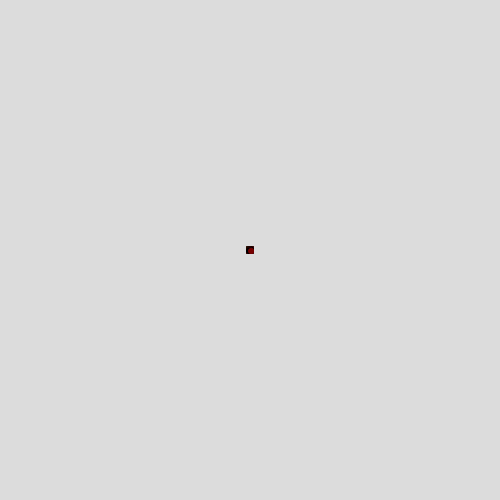
Frame 1 (no input)
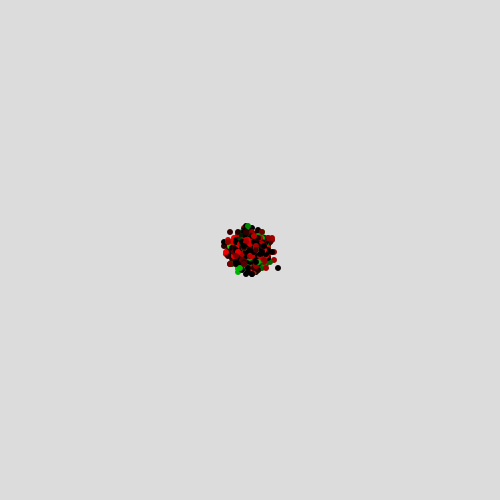
Frame 60 (the mouse pressed at the canvas centre just before this capture)
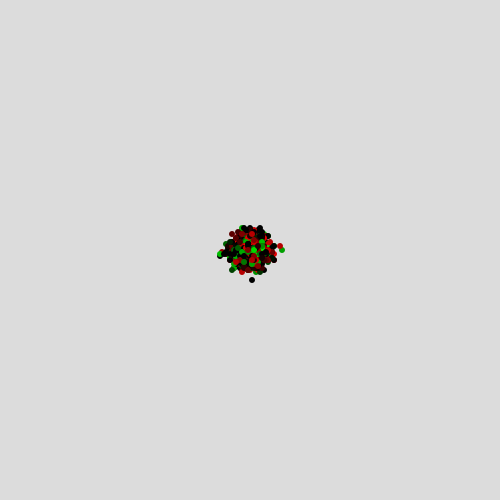
Frame 120 (the mouse held since frame 60 and released just before this capture)

The Processing sketch that drew these frames (run headless with seeded random() and noise(); from frame 60 on, the mouse is pressed at the canvas centre):

// Processing sketch: processing_160117
// ── processing_160117.pde

// Continuous accumulated deviation of normal distribution
// by John Clavin - September 2014

Point[] points;
int numOfPoints;
int frameNumberCount;

void setup() {
  size(500, 500);
  frameRate(30);
  background(220);
  numOfPoints = 2000;
  frameNumberCount = 0;
  points = new Point[numOfPoints];
  for (int i = 0; i < points.length; i++) {
    points[i] = new Point();
  }
}

void draw() {
  background(220);
  translate(width/2, height/2);
  stroke(0);
  noStroke();
  for (int i = 0; i < points.length; i++) {
    Point a = points[i];
    a.setPoint();
  }
  for (int i = 0; i < points.length; i++) {
    Point b = points[i];
    fill(b.objectFill);
    ellipse(b.randCount1, b.randCount2, 6, 6);
  }

  frameNumberCount++;
  if (frameNumberCount >= 4000)
    noLoop();
}

void mousePressed() {
  reStart();
}

void reStart() {
  for (int i = 0; i < points.length; i++) {
    Point c = points[i];
    c.resetObjects();
  }
  frameNumberCount = 0;
  loop();
}


class Point {
  float rand;
  int randCount1;
  int randCount2;
  color objectFill;

  Point() {
    setColor();
  }

  void setPoint() {
    rand = random(1);
    if (rand >= .5)
      randCount1 += 1;
    else
      randCount1 -= 1;
    rand = random(1);
    if (rand >= .5)
      randCount2 += 1;
    else
      randCount2 -= 1;
  }

  void setColor() {
    if (50 > (int)random(100)) {
      objectFill = color(random(250), 0, 0);
    } else if (50 > (int)random(100)) {
      objectFill = color(0, random(240), 0);
    } else {
      objectFill = color(0);
    }
  }

  void resetObjects() {
    randCount1 = 0;
    randCount2 = 0;
    setColor();
  }
}
